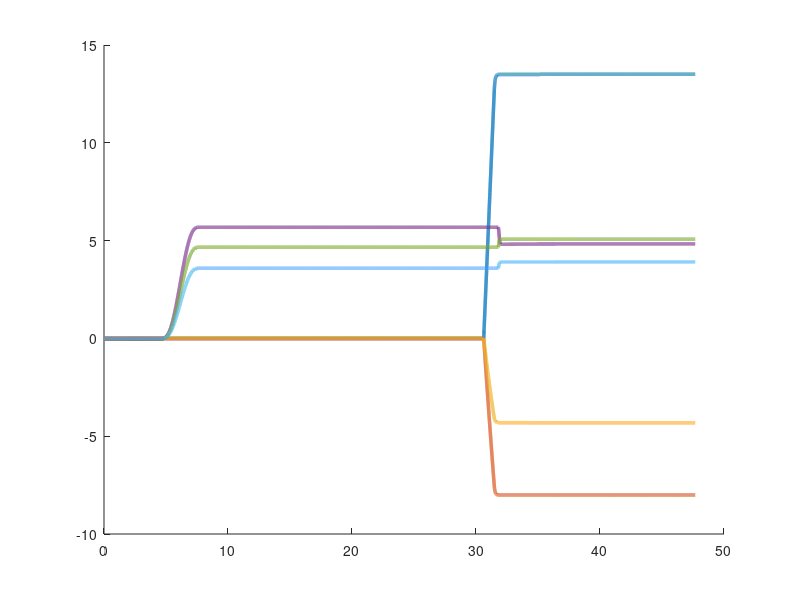

This chart was generated by the following MATLAB code: (Note: this script raises an error after producing the figure.)
close all;
clear;

load('data02.mat')
% plot joint positions
fig1 = figure();

hold on
q_vec = q.data;
vecsize = size(q_vec);

for i = 1:(vecsize(2)-1);plot(q_vec(:,vecsize(2)),q_vec(:,i),'linewidth',2.5); end

ax1 = fig1.Children;
fig1.Color = 'white';
ax1.XLabel.String = 'Time [s]';
ax1.XLabel.FontSize = 15;
ax1.XLabel.Interpreter = 'latex';
ax1.YLabel.String = 'Position [mm]';
ax1.YLabel.FontSize = 15;
ax1.YLabel.Interpreter = 'latex';
ax1.Title.String = 'Joint Positions with Redundancy Resolution';
ax1.Title.Interpreter = 'latex';
ax1.Title.FontSize = 20;

ax1.XGrid = 'on';
ax1.YGrid = 'on';

lgd = legend();
lgd.String = {'VLMX_1' 'VLMX_2' 'VLMX_3' 'TWA_1' 'TWA_2' 'TWA_3'};
lgd.NumColumns = 2;
lgd.FontSize = 11;

% Plot EE Position
fig2 = figure();
hold on
x_vec = xcur.data;

vecsize = size(x_vec);

plot(x_vec(:,vecsize(2)),x_vec(:,1),'linewidth',2.5);
plot(x_vec(:,vecsize(2)),x_vec(:,2),'linewidth',2.5);


ax2 = fig2.Children;
fig2.Color = 'white';
ax2.XLabel.String = 'Time [s]';
ax2.XLabel.FontSize = 15;
ax2.XLabel.Interpreter = 'latex';
ax2.YLabel.String = 'Position [mm]';
ax2.YLabel.FontSize = 15;
ax2.YLabel.Interpreter = 'latex';
ax2.Title.String = 'End Effector Position [$$\mathbf{x} = \dot{\mathbf{x}}\mathrm{dt}$$]';
ax2.Title.Interpreter = 'latex';
ax2.Title.FontSize = 20;

ax2.XGrid = 'on';
ax2.YGrid = 'on';

lgd = legend();
lgd.String = {'x' 'y'};
lgd.Orientation = 'horizontal';
lgd.FontSize = 11;

% Plot delta q
% fig3 = figure();
% hold on
% qdel_vec = qdel.data;
% vecsize = size(qdel_vec);
% 
% for i = 1:vecsize(2)-1
%     subplot(vecsize(2)-1,1,i); 
%     plot(qdel_vec(:,vecsize(2)),qdel_vec(:,i),'linewidth',2.5); 
% end
% fig3.Color = 'white';
% ax3 = fig3.Children;
% 
% ax3(6,1).Title.String = 'Joint Length Increment';
% ax3(6,1).Title.Interpreter = 'latex';
% ax3(6,1).Title.FontSize = 20;
% 
% ax3(1,1).XLabel.String = 'Time [s]';
% ax3(1,1).XLabel.FontSize = 15;
% 
% for i = 1:(vecsize(2)-1)
%     str = ['$\Delta q_{',num2str(i),'}$'];
%     ax3(i,1).YLabel.Interpreter= 'latex';
%     ax3(i,1).YLabel.String = str;
%     ax3(i,1).YLabel.FontSize = 15;
%     ax3(i,1).XLim = [55 160];
%     ax3(i,1).XGrid = 'on'
% end
